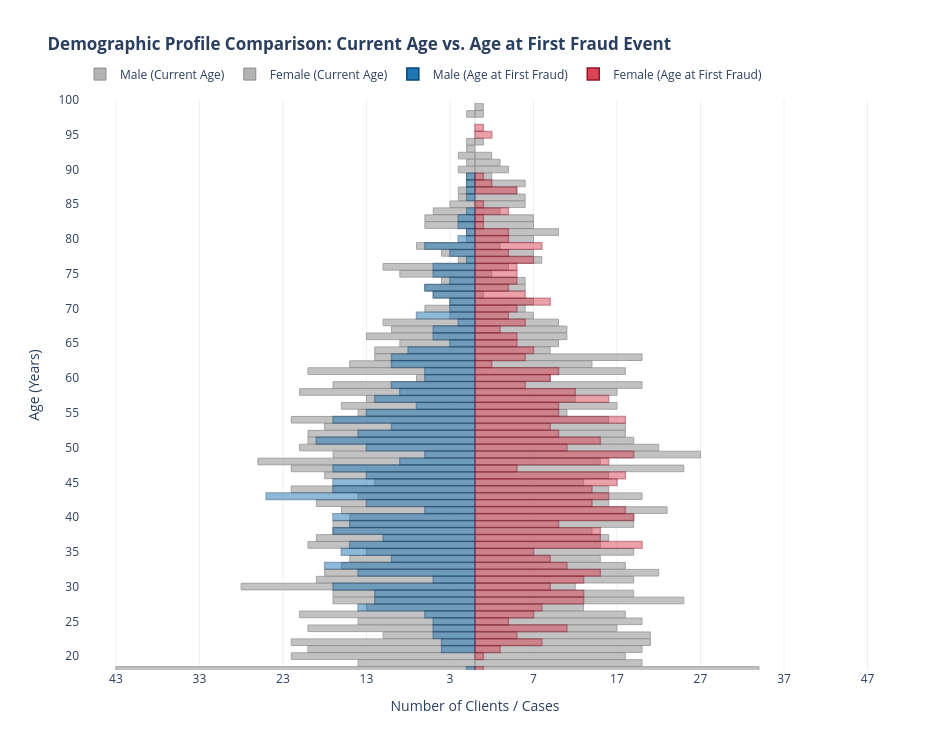

The notebook cell this image was saved under:
### Code cell
demo_mem = demographic_df.collect()
males_gen = demo_mem.filter(pl.col("gender") == "Male")
females_gen = demo_mem.filter(pl.col("gender") == "Female")

demo_first_mem = demographic_first_fraud_age_df.collect()
males_frd = demo_first_mem.filter(pl.col("gender") == "Male")
females_frd = demo_first_mem.filter(pl.col("gender") == "Female")

demographic_fig = go.Figure()

demographic_fig.add_trace(go.Bar(
    y=males_gen["current_age"],
    x=males_gen["count_pyramid"],
    name="Male (Current Age)",
    orientation="h",
    marker=dict(color="#B4B4B4", opacity=0.8, line=dict(color="#8C8C8C", width=1)),
    hovertemplate="<b>Age: %{y} years old</b><br>General Males: %{customdata:,}<extra></extra>",
    customdata=males_gen["Total"]
))
demographic_fig.add_trace(go.Bar(
    y=females_gen["current_age"],
    x=females_gen["count_pyramid"],
    name="Female (Current Age)",
    orientation="h",
    marker=dict(color="#B4B4B4", opacity=0.8, line=dict(color="#8C8C8C", width=1)),
    hovertemplate="<b>Age: %{y} years old</b><br>General Females: %{x:,}<extra></extra>"
))

demographic_fig.add_trace(go.Bar(
    y=males_frd["age_at_first_fraud"],
    x=males_frd["count_pyramid"],
    name="Male (Age at First Fraud)",
    orientation="h",
    marker=dict(color="#1F77B4", opacity=0.5, line=dict(color="#0A4678", width=1.5)),
    hovertemplate="<b>Age: %{y} years old</b><br>Fraudulent Males: %{customdata:,}<extra></extra>",
    customdata=males_frd["Total"]
))
demographic_fig.add_trace(go.Bar(
    y=females_frd["age_at_first_fraud"],
    x=females_frd["count_pyramid"],
    name="Female (Age at First Fraud)",
    orientation="h",
    marker=dict(color="#DB4455", opacity=0.5, line=dict(color="#961428", width=1.5)),
    hovertemplate="<b>Age: %{y} years old</b><br>Fraudulent Females: %{x:,}<extra></extra>"
))

max_count = int(max(demo_mem["Total"].max(), demo_first_mem["Total"].max()))
tick_step = max(1, max_count // 4)
tick_vals = list(range(-max_count - tick_step, max_count + tick_step, tick_step))
tick_text = [str(abs(v)) for v in tick_vals]

demographic_fig.update_layout(
    title="<b>Demographic Profile Comparison: Current Age vs. Age at First Fraud Event</b>",
    barmode="overlay",        
    bargap=0.05, height=750, width=950, autosize=False,    
    legend=dict(orientation="h", yanchor="bottom", y=1.02, xanchor="left", x=0),
    xaxis=dict(
        title="Number of Clients / Cases", 
        tickvals=tick_vals, ticktext=tick_text, range=[-max_count * 1.1, max_count * 1.1]
    ),
    yaxis=dict(title="Age (Years)", type="linear", range=[18, 100], dtick=5),
    template="plotly_white"
)

demographic_fig.show()

### Figure 1 — Plotly figure (JSON) as saved in the notebook; plotly's stock layout.template omitted (floating-point values rounded to 4 significant figures)
{"data": [{"customdata": [43, 28, 26, 22, 22, 22, 22, 22, 21, 21, 21, 20, 20, 20, 20, 20, 20, 19, 19, 19, 18, 18, 18, 17, 17, 17, 17, 17, 17, 16, 16, 16, 15, 15, 15, 14, 14, 14, 14, 13, 13, 13, 13, 12, 12, 12, 11, 11, 11, 10, 9, 9, 7, 7, 6, 6, 6, 6, 5, 5, 4, 4, 3, 3, 3, 2, 2, 2, 2, 2, 1, 1, 1, 1, 1, 1, 1, 1], "hovertemplate": "<b>Age: %{y} years old</b><br>General Males: %{customdata:,}<extra></extra>", "marker": {"color": "#B4B4B4", "line": {"color": "#8C8C8C", "width": 1}, "opacity": 0.8}, "name": "Male (Current Age)", "orientation": "h", "type": "bar", "x": [-43, -28, -26, -22, -22, -22, -22, -22, -21, -21, -21, -20, -20, -20, -20, -20, -20, -19, -19, -19, -18, -18, -18, -17, -17, -17, -17, -17, -17, -16, -16, -16, -15, -15, -15, -14, -14, -14, -14, -13, -13, -13, -13, -12, -12, -12, -11, -11, -11, -10, -9, -9, -7, -7, -6, -6, -6, -6, -5, -5, -4, -4, -3, -3, -3, -2, -2, -2, -2, -2, -1, -1, -1, -1, -1, -1, -1, -1], "y": [18, 30, 48, 54, 22, 20, 44, 47, 58, 26, 50, 52, 51, 21, 36, 24, 61, 37, 31, 42, 46, 32, 53, 29, 59, 39, 38, 49, 28, 41, 56, 33, 34, 62, 40, 55, 25, 19, 43, 66, 35, 57, 27, 64, 63, 45, 68, 76, 23, 67, 75, 65, 79, 60, 70, 83, 82, 73, 72, 84, 78, 74, 69, 71, 85, 77, 87, 92, 90, 86, 93, 89, 94, 81, 98, 88, 91, 80]}, {"hovertemplate": "<b>Age: %{y} years old</b><br>General Females: %{x:,}<extra></extra>", "marker": {"color": "#B4B4B4", "line": {"color": "#8C8C8C", "width": 1}, "opacity": 0.8}, "name": "Female (Current Age)", "orientation": "h", "type": "bar", "x": [34, 27, 25, 25, 23, 22, 22, 21, 21, 20, 20, 20, 20, 20, 20, 19, 19, 19, 19, 19, 19, 18, 18, 18, 18, 18, 18, 17, 17, 17, 16, 16, 16, 16, 16, 15, 15, 15, 14, 14, 13, 13, 12, 12, 11, 11, 11, 10, 10, 10, 9, 9, 8, 7, 7, 7, 7, 7, 7, 6, 6, 6, 6, 6, 6, 5, 4, 4, 3, 3, 3, 2, 2, 2, 1, 1, 1, 1, 1], "y": [18, 49, 47, 28, 41, 32, 50, 22, 23, 43, 25, 63, 21, 19, 59, 40, 35, 39, 31, 51, 29, 52, 61, 20, 33, 53, 26, 58, 56, 24, 37, 46, 42, 54, 44, 48, 36, 34, 38, 62, 45, 27, 57, 30, 67, 66, 55, 68, 81, 65, 60, 64, 77, 71, 69, 82, 83, 80, 78, 86, 74, 70, 85, 73, 88, 87, 76, 90, 84, 91, 79, 75, 89, 92, 72, 99, 98, 101, 94]}, {"customdata": [25, 19, 18, 17, 17, 17, 17, 17, 17, 17, 16, 15, 15, 14, 14, 14, 13, 13, 13, 13, 12, 12, 12, 11, 10, 10, 10, 10, 10, 9, 9, 8, 7, 7, 6, 6, 6, 6, 6, 6, 6, 5, 5, 5, 5, 5, 5, 5, 5, 5, 4, 4, 3, 3, 3, 3, 3, 2, 2, 2, 2, 1, 1, 1, 1, 1, 1, 1, 1], "hovertemplate": "<b>Age: %{y} years old</b><br>Fraudulent Males: %{customdata:,}<extra></extra>", "marker": {"color": "#1F77B4", "line": {"color": "#0A4678", "width": 1.5}, "opacity": 0.5}, "name": "Male (Age at First Fraud)", "orientation": "h", "type": "bar", "x": [-25, -19, -18, -17, -17, -17, -17, -17, -17, -17, -16, -15, -15, -14, -14, -14, -13, -13, -13, -13, -12, -12, -12, -11, -10, -10, -10, -10, -10, -9, -9, -8, -7, -7, -6, -6, -6, -6, -6, -6, -6, -5, -5, -5, -5, -5, -5, -5, -5, -5, -4, -4, -3, -3, -3, -3, -3, -2, -2, -2, -2, -1, -1, -1, -1, -1, -1, -1, -1], "y": [43, 51, 33, 54, 47, 45, 30, 44, 38, 40, 35, 36, 39, 52, 32, 27, 46, 50, 42, 55, 29, 57, 28, 37, 63, 34, 62, 59, 53, 48, 58, 64, 56, 69, 41, 26, 61, 73, 49, 60, 79, 25, 24, 31, 75, 76, 72, 66, 67, 23, 22, 21, 65, 78, 74, 71, 70, 82, 68, 80, 83, 18, 84, 86, 81, 89, 88, 87, 77]}, {"hovertemplate": "<b>Age: %{y} years old</b><br>Fraudulent Females: %{x:,}<extra></extra>", "marker": {"color": "#DB4455", "line": {"color": "#961428", "width": 1.5}, "opacity": 0.5}, "name": "Female (Age at First Fraud)", "orientation": "h", "type": "bar", "x": [20, 19, 19, 18, 18, 18, 17, 16, 16, 16, 15, 15, 15, 15, 14, 14, 13, 13, 13, 12, 11, 11, 11, 10, 10, 10, 10, 10, 9, 9, 9, 9, 9, 8, 8, 8, 7, 7, 7, 7, 6, 6, 6, 6, 5, 5, 5, 5, 5, 5, 5, 5, 5, 4, 4, 4, 4, 4, 4, 4, 3, 3, 2, 2, 2, 1, 1, 1, 1, 1, 1, 1], "y": [36, 40, 49, 54, 41, 46, 45, 48, 57, 43, 38, 37, 51, 32, 44, 42, 29, 31, 28, 58, 33, 50, 24, 55, 56, 61, 52, 39, 34, 53, 60, 30, 71, 27, 22, 79, 64, 26, 77, 35, 68, 59, 63, 72, 66, 70, 74, 75, 76, 23, 87, 65, 47, 25, 69, 84, 78, 81, 73, 80, 67, 21, 88, 95, 62, 96, 89, 20, 18, 85, 82, 83]}], "layout": {"autosize": false, "bargap": 0.05, "barmode": "overlay", "height": 750, "legend": {"orientation": "h", "x": 0, "xanchor": "left", "y": 1.02, "yanchor": "bottom"}, "title": {"text": "<b>Demographic Profile Comparison: Current Age vs. Age at First Fraud Event</b>"}, "width": 950, "xaxis": {"range": [-47.3, 47.3], "ticktext": ["53", "43", "33", "23", "13", "3", "7", "17", "27", "37", "47"], "tickvals": [-53, -43, -33, -23, -13, -3, 7, 17, 27, 37, 47], "title": {"text": "Number of Clients / Cases"}, "type": "linear"}, "yaxis": {"dtick": 5, "range": [18, 100], "title": {"text": "Age (Years)"}, "type": "linear"}}}
